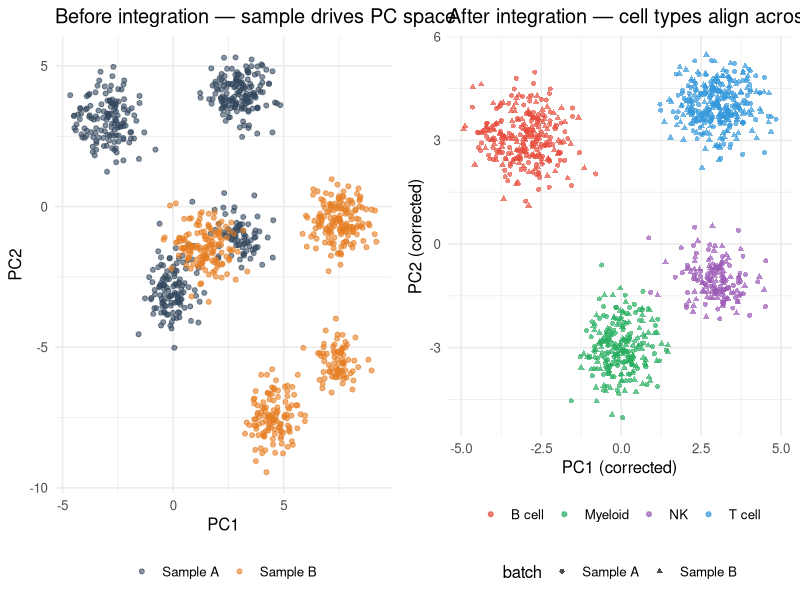

Here is the R script that generated this plot:
## ---- chunk 1
#| label: setup-lec05
#| include: false
library(tidyverse); library(knitr); library(gridExtra)
theme_set(theme_minimal(base_size = 14)); set.seed(2026)
## ---- chunk 2
#| label: integration-toy
#| echo: false
#| fig-width: 10
#| fig-height: 4.5

set.seed(2026)

# 4 cell types, 2 batches; each batch shifted in PC space
make_batch <- function(shift_x, shift_y) {
  bind_rows(
    tibble(x = rnorm(160,  3, 0.7) + shift_x, y = rnorm(160,  4, 0.6) + shift_y, ct = "T cell"),
    tibble(x = rnorm(140, -3, 0.7) + shift_x, y = rnorm(140,  3, 0.7) + shift_y, ct = "B cell"),
    tibble(x = rnorm(120,  0, 0.6) + shift_x, y = rnorm(120, -3, 0.7) + shift_y, ct = "Myeloid"),
    tibble(x = rnorm( 80,  3, 0.7) + shift_x, y = rnorm( 80, -1, 0.6) + shift_y, ct = "NK")
  )
}
b1 <- make_batch( 0.0,  0.0) |> mutate(batch = "Sample A")
b2 <- make_batch( 4.5, -4.5) |> mutate(batch = "Sample B")

# After "integration": project both batches onto the same shared structure
# (here, just remove the per-batch shift)
b1a <- b1 |> mutate(x_int = x,        y_int = y)
b2a <- b2 |> mutate(x_int = x - 4.5,  y_int = y + 4.5)
post <- bind_rows(b1a, b2a)

cols <- c("T cell" = "#3498db", "B cell" = "#e74c3c",
          "Myeloid" = "#27ae60", "NK" = "#9b59b6")

# Before plot — coloured by BATCH so the user sees the batch effect
p_before <- bind_rows(b1, b2) |>
  ggplot(aes(x, y, color = batch)) +
  geom_point(alpha = 0.6, size = 1.4) +
  scale_color_manual(values = c("Sample A" = "#34495e", "Sample B" = "#e67e22"), name = NULL) +
  labs(title = "Before integration — sample drives PC space",
       x = "PC1", y = "PC2") +
  theme_minimal(base_size = 12) + theme(legend.position = "bottom")

# After plot — coloured by CELL TYPE so the user sees the biology emerge
p_after <- post |>
  ggplot(aes(x_int, y_int, color = ct, shape = batch)) +
  geom_point(alpha = 0.7, size = 1.4) +
  scale_color_manual(values = cols, name = NULL) +
  labs(title = "After integration — cell types align across samples",
       x = "PC1 (corrected)", y = "PC2 (corrected)") +
  theme_minimal(base_size = 12) +
  theme(legend.position = "bottom",
        legend.box = "vertical")

gridExtra::grid.arrange(p_before, p_after, nrow = 1)
